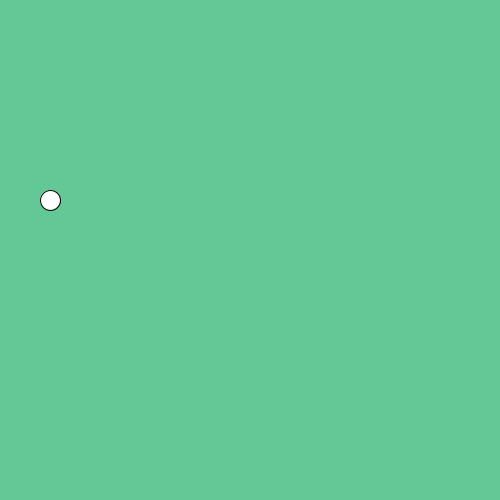
Frame 1 (no input)
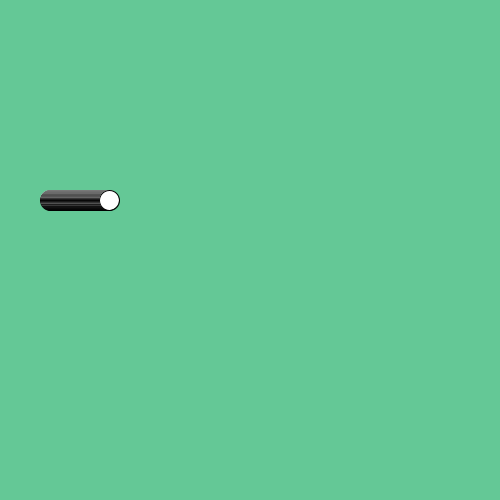
Frame 60 (the mouse pressed at the canvas centre just before this capture)
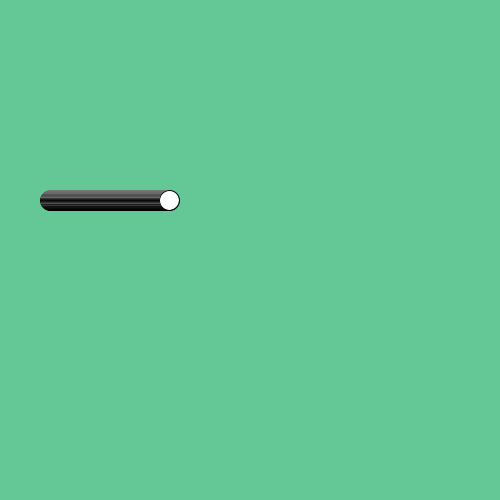
Frame 120 (the mouse held since frame 60 and released just before this capture)

The Processing sketch that drew these frames (run headless with seeded random() and noise(); from frame 60 on, the mouse is pressed at the canvas centre):

// Processing sketch: Peel_Part04_Variables
// ── Peel_Part04_Variables.pde
float x=50;

void setup()
{
  size(500,500);
  background(100,200,150);
}
void draw()
{
  ellipse(x,200,20,20);
  x++;
  
}
